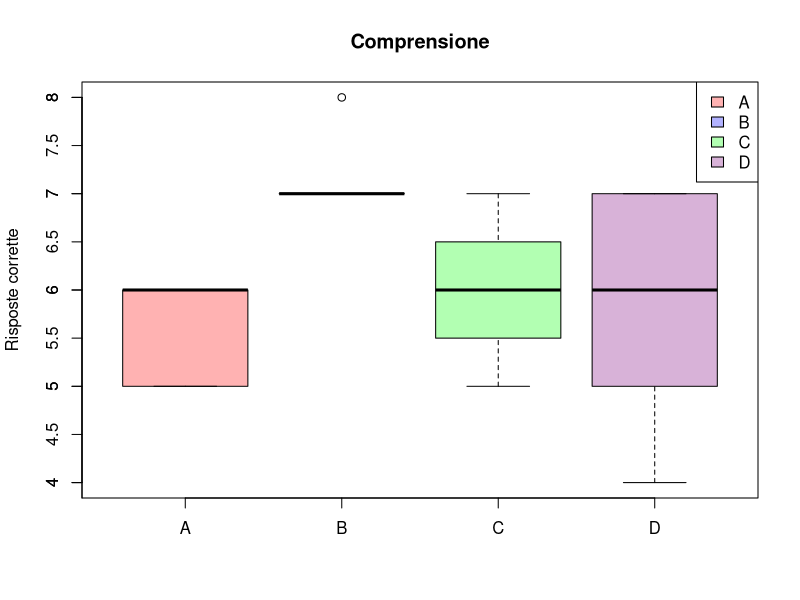

Source code (R):
# Carica i dati per tutti i gruppi
d1 <- read.table("data/com/A.csv", header = TRUE, sep = ";", dec = ".")
d2 <- read.table("data/com/B.csv", header = TRUE, sep = ";", dec = ".")
d3 <- read.table("data/com/C.csv", header = TRUE, sep = ";", dec = ".")
d4 <- read.table("data/com/D.csv", header = TRUE, sep = ";", dec = ".")

# Crea una lista con i dati di tutti i gruppi
dati <- list(d1$A, d2$B, d3$C, d4$D)

# Imposta la dimensione massima per il PNG (in pollici)
larghezza <- 10
altezza <- 12

# Imposta la risoluzione massima per il PNG (in punti per pollice)
dpi <- 1200

# Colori per i boxplot e la legenda (meno accesi)
col_boxplot <- c(rgb(1, 0, 0, alpha = 0.3), rgb(0, 0, 1, alpha = 0.3), rgb(0, 1, 0, alpha = 0.3), rgb(0.5, 0, 0.5, alpha = 0.3))
col_legenda <- col_boxplot

# Genera il boxplot unendo tutti i gruppi
png("out/boxplot_comp.png", width = larghezza, height = altezza, units = "in", res = dpi)
boxplot(dati, names = c("A", "B", "C", "D"), 
        main = "Comprensione", ylab = "Risposte corrette", col = col_boxplot)

axis(2, at = seq(0, max(unlist(dati)), by = 0.5), 
     labels = ifelse(floor(seq(0, max(unlist(dati)), by = 0.5)) == seq(0, max(unlist(dati)), by = 0.5), 
                     as.character(seq(0, max(unlist(dati)), by = 0.5)), 
                     format(seq(0, max(unlist(dati)), by = 0.5), nsmall = 1)))

# Aggiungi la legenda
legend("topright", legend = c("A", "B", "C", "D"), fill = col_legenda)

dev.off()
